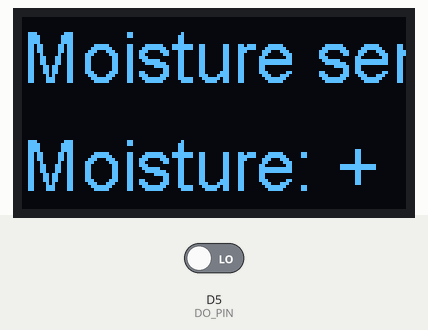
This sketch was run on a simulated ESP8266 (NodeMCU). On the bench: 128×64 one-colour display. Inputs (shaded band) come from the test bench; at power-on: D5 (DO_PIN) LOW.

Above: at 2.8 s.
2.9 s: D5 (DO_PIN) driven HIGH
At 3.7 s:
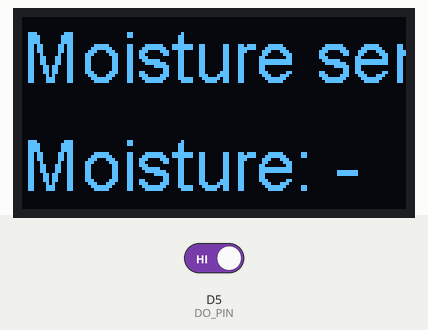
4.5 s: D5 (DO_PIN) driven LOW
At 6.3 s:
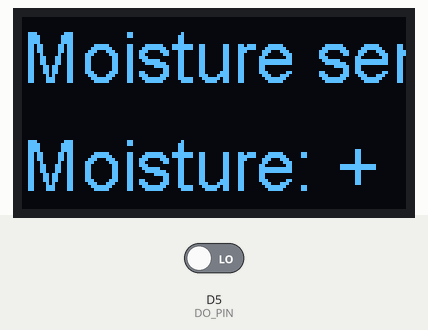
Timing chart, 0 to 7.8 s (numbered marks = the images above; inputs shaded):
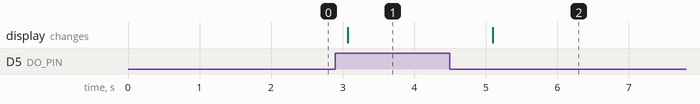

Measured:
- after the input at 2.9 s, the display: changes after 0.17 s (image 1)
- after the input at 4.5 s, the display: changes after 0.60 s (image 2)

The sketch:

soilmositure.ino
```cpp
#include <SSD1306.h>
#define SDA_PIN D2
#define SCL_PIN D3
SSD1306 oled(0x3c, SDA_PIN, SCL_PIN);
#if defined(ESP8266)
#define DO_PIN D5
#elif defined(ESP32)
#define DO_PIN 15
#endif

// thiết lập để chỉ chạy một lần
void setup() {
  initOled();
  Serial.begin(115200);
}

// vòng lặp để chạy liên tục
void loop() {
  bool moisture = readDO(); // 0: ẩm, 1: khô
  if (moisture) {
    printOled("Moisture sensor","Moisture: +");
    // Serial.println("Độ ẩm: +");
  } else {
    // Serial.println("Độ ẩm: -");
     printOled("Moisture sensor","Moisture: -");
  }
  delay(1000);
}

bool readDO() {
  int dValue = digitalRead(DO_PIN);
  if (dValue) return 0;
  else return 1;
}

void initOled(){
  oled.init();
  oled.flipScreenVertically();
}

void printOled(String line1, String line2) {
  oled.clear();
  oled.setTextAlignment(TEXT_ALIGN_LEFT);
  oled.setFont(ArialMT_Plain_24);
  oled.drawString(0,0,line1);
  oled.drawString(0,36,line2);
  oled.display();
}
```
